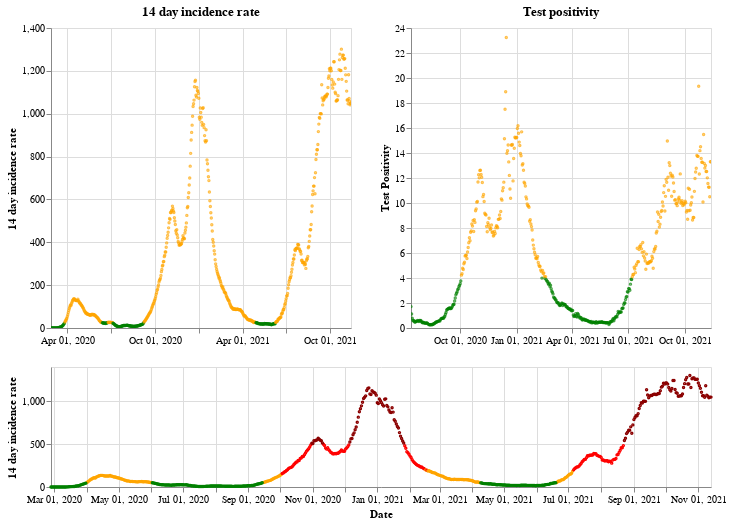

Notebook code cell kept with this figure:
### Markdown cell above
## Wales

### Code cell
plot_traffic_light('Wales')

### Figure 1 — Vega-Lite specification as saved in the notebook (floating-point values rounded to 4 significant figures; data arrays with more than 128 entries replaced by an {"elided": "..."} marker saying what was removed)
{"config": {"view": {"continuousWidth": 400, "continuousHeight": 300}}, "vconcat": [{"hconcat": [{"mark": {"type": "point", "size": 2}, "encoding": {"color": {"condition": {"value": "green", "test": "(datum.twoWeeklyCasesRate <= 25)"}, "value": "orange"}, "tooltip": [{"type": "nominal", "field": "areaName"}, {"type": "temporal", "field": "date"}, {"type": "quantitative", "field": "twoWeeklyCasesRate"}, {"type": "quantitative", "field": "testPositivity"}], "x": {"type": "temporal", "axis": {"title": ""}, "field": "date", "scale": {"domain": {"selection": "DateBrush"}}, "timeUnit": "yearmonthdate"}, "y": {"type": "quantitative", "axis": {"title": "14 day incidence rate"}, "field": "twoWeeklyCasesRate"}}, "title": "14 day incidence rate", "width": 300}, {"mark": {"type": "point", "size": 2}, "encoding": {"color": {"condition": {"value": "green", "test": "(datum.testPositivity <= 4)"}, "value": "orange"}, "tooltip": [{"type": "nominal", "field": "areaName"}, {"type": "temporal", "field": "date"}, {"type": "quantitative", "field": "twoWeeklyCasesRate"}, {"type": "quantitative", "field": "testPositivity"}], "x": {"type": "temporal", "axis": {"title": ""}, "field": "date", "scale": {"domain": {"selection": "DateBrush"}}, "timeUnit": "yearmonthdate"}, "y": {"type": "quantitative", "axis": {"title": "Test Positivity"}, "field": "testPositivity"}}, "title": "Test positivity", "width": 300}]}, {"layer": [{"mark": {"type": "point", "size": 2}, "encoding": {"color": {"condition": {"value": "orange", "test": "(((datum.testPositivity < 4) && (datum.twoWeeklyCasesRate >= 50)) && (datum.twoWeeklyCasesRate < 200))"}, "value": "red"}, "opacity": {"condition": {"value": 1, "test": "((datum.twoWeeklyCasesRate >= 50) && (datum.twoWeeklyCasesRate < 500))"}, "value": 0}, "tooltip": [{"type": "nominal", "field": "areaName"}, {"type": "temporal", "field": "date"}, {"type": "quantitative", "field": "twoWeeklyCasesRate"}, {"type": "quantitative", "field": "testPositivity"}], "x": {"type": "temporal", "axis": {"title": "Date"}, "field": "date", "timeUnit": "yearmonthdate"}, "y": {"type": "quantitative", "axis": {"title": "14 day incidence rate"}, "field": "twoWeeklyCasesRate"}}, "selection": {"DateBrush": {"type": "interval", "encodings": ["x"], "fields": ["Time"]}}}, {"mark": {"type": "point", "size": 2}, "encoding": {"color": {"value": "darkred"}, "opacity": {"condition": {"value": 1, "test": "(datum.twoWeeklyCasesRate >= 500)"}, "value": 0}, "tooltip": [{"type": "nominal", "field": "areaName"}, {"type": "temporal", "field": "date"}, {"type": "quantitative", "field": "twoWeeklyCasesRate"}, {"type": "quantitative", "field": "testPositivity"}], "x": {"type": "temporal", "axis": {"title": "Date"}, "field": "date", "timeUnit": "yearmonthdate"}, "y": {"type": "quantitative", "axis": {"title": "14 day incidence rate"}, "field": "twoWeeklyCasesRate"}}}, {"mark": {"type": "point", "size": 2}, "encoding": {"color": {"condition": {"value": "green", "test": "((datum.testPositivity < 4) && (datum.twoWeeklyCasesRate < 50))"}, "value": "orange"}, "opacity": {"condition": {"value": 1, "test": "(datum.twoWeeklyCasesRate < 50)"}, "value": 0}, "tooltip": [{"type": "nominal", "field": "areaName"}, {"type": "temporal", "field": "date"}, {"type": "quantitative", "field": "twoWeeklyCasesRate"}, {"type": "quantitative", "field": "testPositivity"}], "x": {"type": "temporal", "axis": {"title": "Date"}, "field": "date", "timeUnit": "yearmonthdate"}, "y": {"type": "quantitative", "axis": {"title": "14 day incidence rate"}, "field": "twoWeeklyCasesRate"}}}], "height": 120, "width": 660}], "data": {"name": "data-648bf9062b9bde15962523a0f072c0b8"}, "$schema": "https://vega.github.io/schema/vega-lite/v4.8.1.json", "datasets": {"data-648bf9062b9bde15962523a0f072c0b8": {"elided": "626 records"}}}
